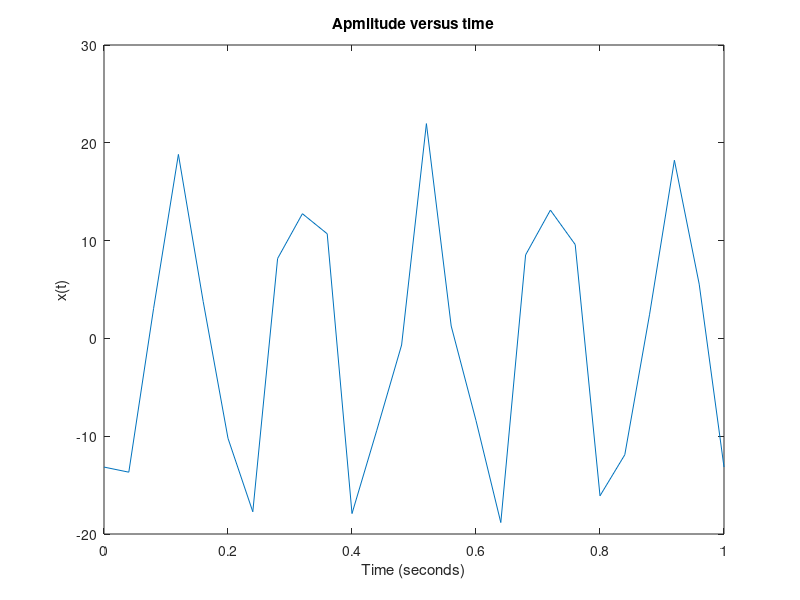
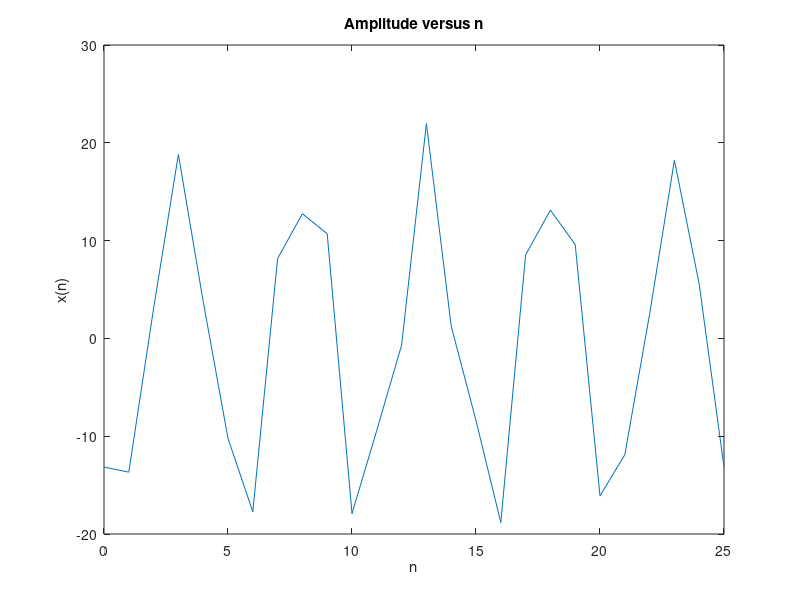
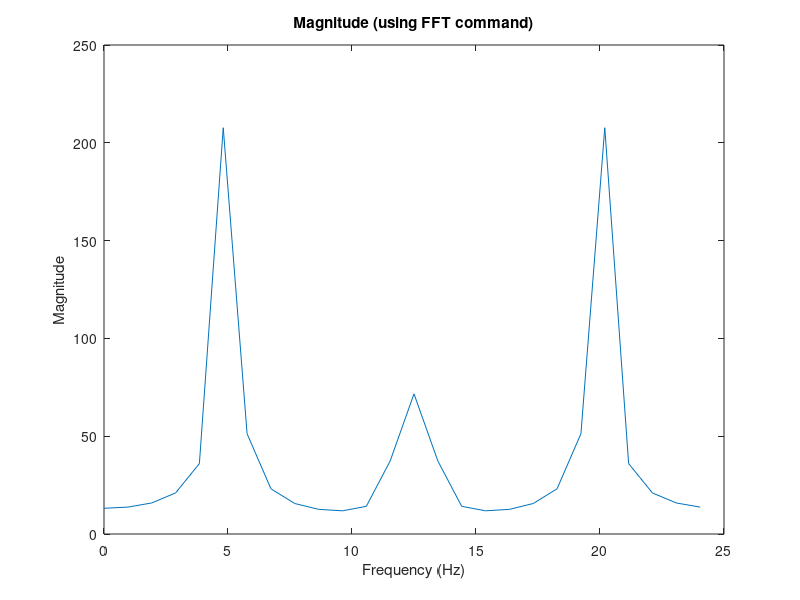
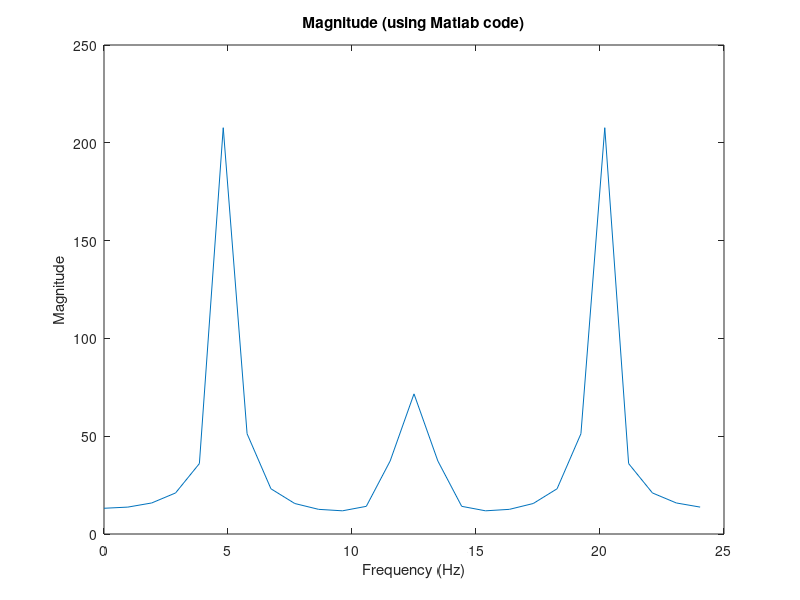

Here is the MATLAB script that generated these plots, in order:
clc
clear all
close all

Ts = 0.04;
t = 0:Ts:1;
x_t = 5*sin(2*pi*12*t) + 17*sin(2*pi*20*t - 70);
N = length(t); n = 0:N-1;
x_s = 5*sin(2*pi*12*n*Ts) + 17*sin(2*pi*20*n*Ts - 70);
%%
figure
plot(t,x_t)
xlabel('Time (seconds)')
ylabel('x(t)')
title('Apmlitude versus time')
%%
figure
plot(n,x_s)
xlabel('n')
ylabel('x(n)')
title('Amplitude versus n')
%%
y = fft(x_t);   
fs = 1/Ts;
f = (0:length(y)-1)*fs/length(y); 
figure;
plot(f,abs(y))
xlabel('Frequency (Hz)')
ylabel('Magnitude')
title('Magnitude (using FFT command)')
%%
 if(N>length(x_s))
    for i=1:N-length(x_s)
        x=[x 0];
     end
 end
 X=[];
 xx=0;
 for k=0:N-1
     for n=0:N-1
         xx=xx+x_s(n+1)* exp(-j*2*pi*n*k/N);
     end
     X=[X xx];
     xx=0;
 end
figure
plot(f,abs(X))
xlabel('Frequency (Hz)')
ylabel('Magnitude')
title('Magnitude (using Matlab code)')

